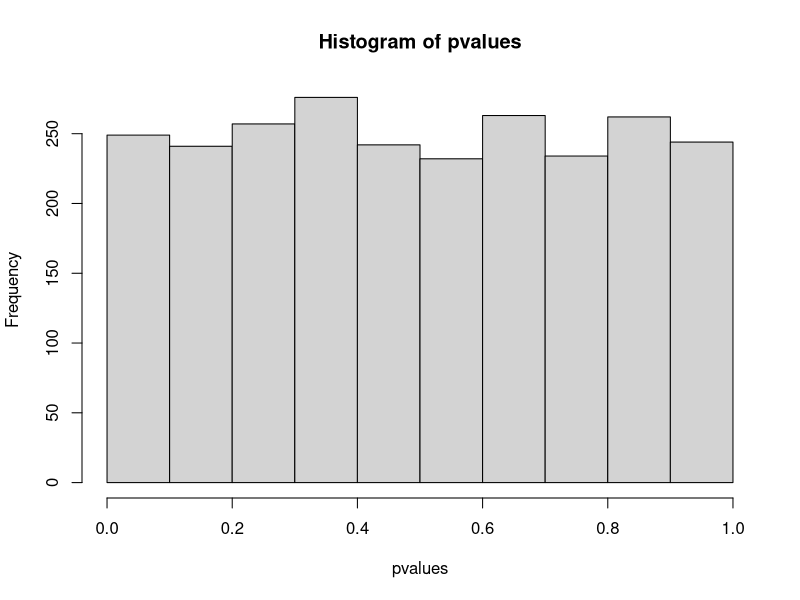
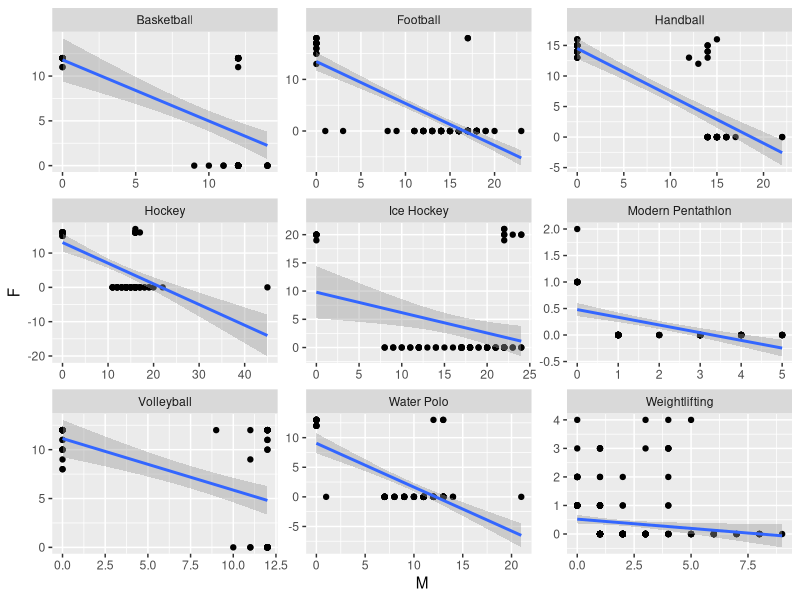
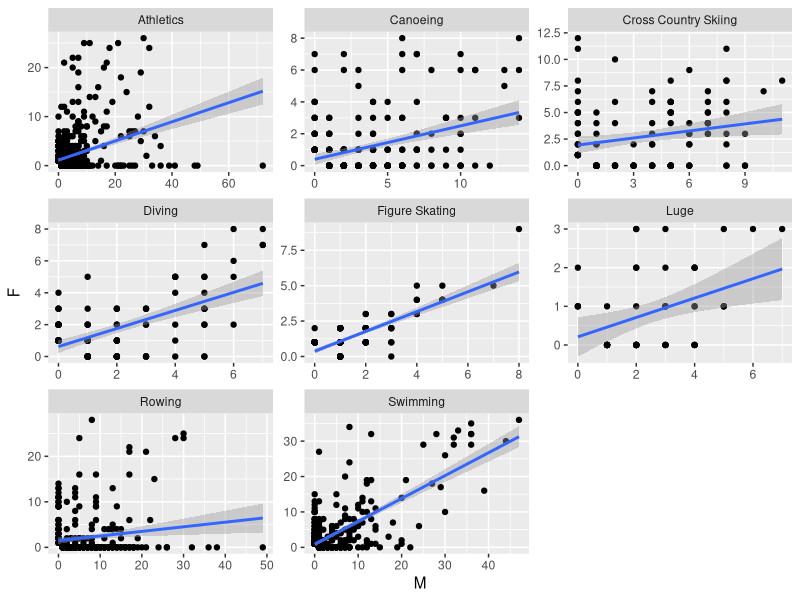

Reproduce these figures in R, in order.
## ---- chunk 1
# Define variable containing URL
url <- "https://imgs.xkcd.com/comics/null_hypothesis.png"
## ---- chunk 2
# Define variable containing URL
url <- "https://imgs.xkcd.com/comics/p_values.png"
## ---- chunk 3
generate_samples <- function(n, mu1, mu2){
  return(data.frame(sample1 = rnorm(n = n, mean = mu1, sd = 1),
               sample2 = rnorm(n = n, mean = mu2, sd = 1)))
}

my_sample <- generate_samples(1000, 1, 1.01)
## ---- chunk 4
# two-tailed (diff in means = 0)
# Student's (assumes equal variances)
# (for Welch's t-test, var.equal = FALSE)
t.test(my_sample$sample1, 
       my_sample$sample2,
       var.equal = TRUE)
## ---- chunk 5
get_p_value_t_test <- function(my_sample){
  test_results <- t.test(my_sample$sample1, 
                         my_sample$sample2, 
                         var.equal = TRUE)
  return(test_results$p.value)
}
## ---- chunk 6
pvalues <- replicate(n = 2500, 
                     expr = get_p_value_t_test(generate_samples(10, 1, 1)))
## ---- chunk 7
sum(pvalues < 0.05)
## ---- chunk 8
hist(pvalues)
## ---- chunk 9
# Define variable containing URL
url <- "https://imgs.xkcd.com/comics/significant.png"
## ---- chunk 10
original_pvalues <- c(0.01, 0.07, 0.1, 0.44)
p.adjust(original_pvalues, method = "bonferroni")
## ---- chunk 11
library(tidyverse)
dt <- read_csv("data/medals.csv")
dt
## ---- chunk 12
cor(dt$F, dt$M)
## ---- chunk 13
cor.test(dt$F, dt$M)
## ---- chunk 14
dt <- dt %>% group_by(Sport) %>% mutate(sample_size = n()) %>% ungroup()
correlations <- dt %>% 
  filter(sample_size >= 50) %>% 
  group_by(Sport) %>% 
  summarise(cor = cor(`M`, `F`), 
            pvalue = cor.test(`M`, `F`)$p.value) %>% 
  ungroup() 
## ---- chunk 15
my_results <- correlations %>% filter(pvalue < 0.05, cor < 0)
my_results
## ---- chunk 16
ggplot(dt %>% inner_join(my_results)) + 
  aes(x = `M`, y = `F`) + 
  geom_point() + 
  geom_smooth(method = "lm") + 
  facet_wrap(~Sport, scales = "free")
## ---- chunk 17
my_results <- correlations %>% filter(pvalue < 0.05, cor > 0)
ggplot(dt %>% inner_join(my_results)) + 
  aes(x = `M`, y = `F`) + 
  geom_point() + 
  geom_smooth(method = "lm") + 
  facet_wrap(~Sport, scales = "free")
